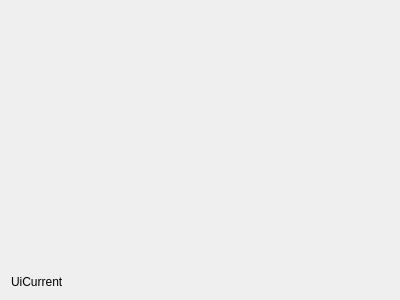
<?xml version="1.0" encoding="UTF-8"?>
<ui version="4.0">
 <class>UiCurrent</class>
 <widget class="QWidget" name="UiCurrent">
  <property name="geometry">
   <rect>
    <x>0</x>
    <y>0</y>
    <width>400</width>
    <height>300</height>
   </rect>
  </property>
  <property name="windowTitle">
   <string>Form</string>
  </property>
  <layout class="QVBoxLayout" name="verticalLayout">
   <item>
    <widget class="QStackedWidget" name="stackedWidget">
     <widget class="QWidget" name="page_ui">
      <layout class="QHBoxLayout" name="qmlHboxLayout"/>
     </widget>
     <widget class="QWidget" name="page_tree">
      <layout class="QVBoxLayout" name="verticalLayout_3">
       <item>
        <layout class="QVBoxLayout" name="verticalLayout_tree"/>
       </item>
      </layout>
     </widget>
    </widget>
   </item>
   <item>
    <widget class="QLabel" name="label">
     <property name="text">
      <string>UiCurrent</string>
     </property>
    </widget>
   </item>
  </layout>
 </widget>
 <resources/>
 <connections/>
</ui>
